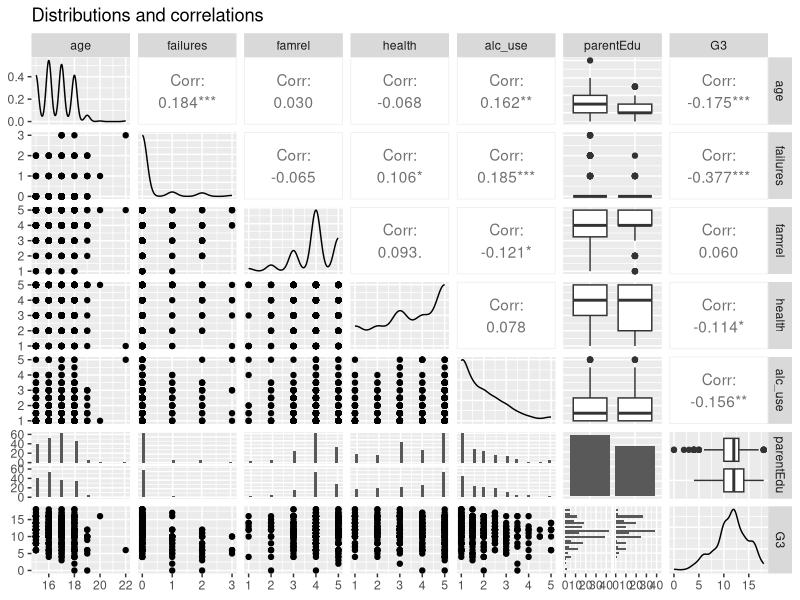
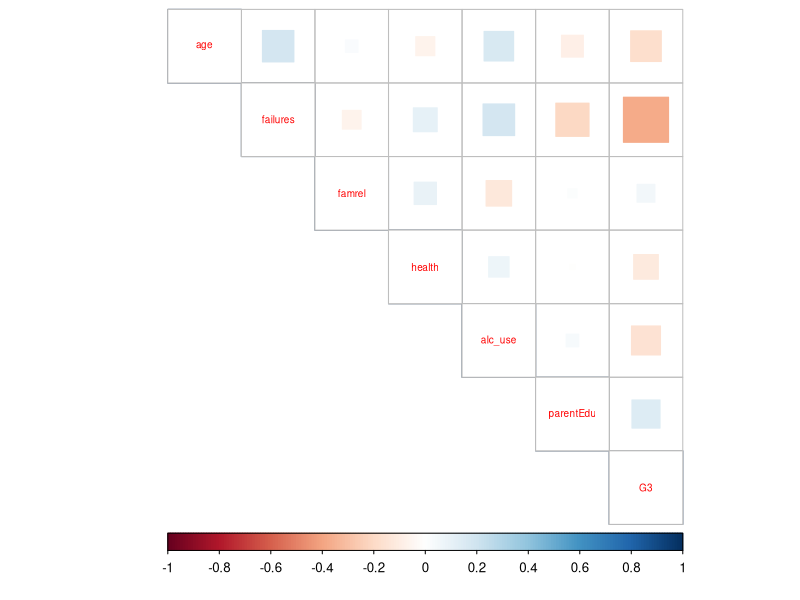
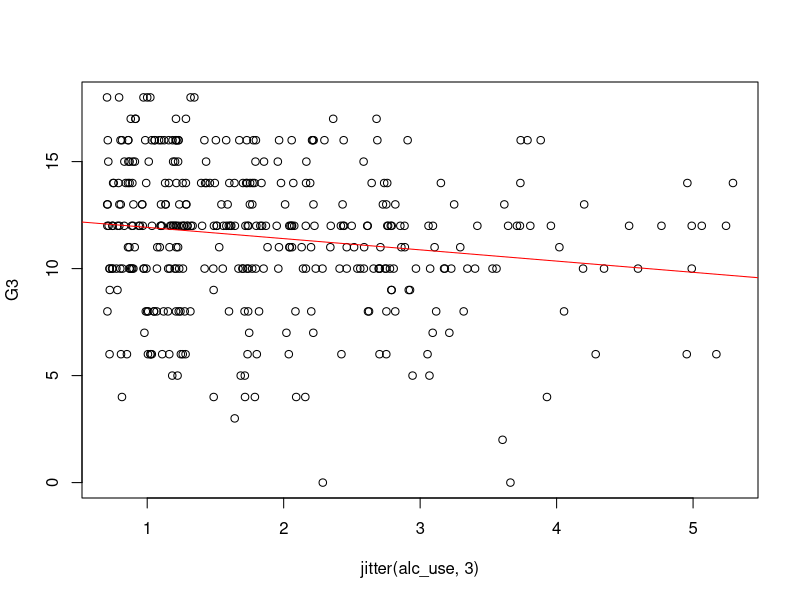
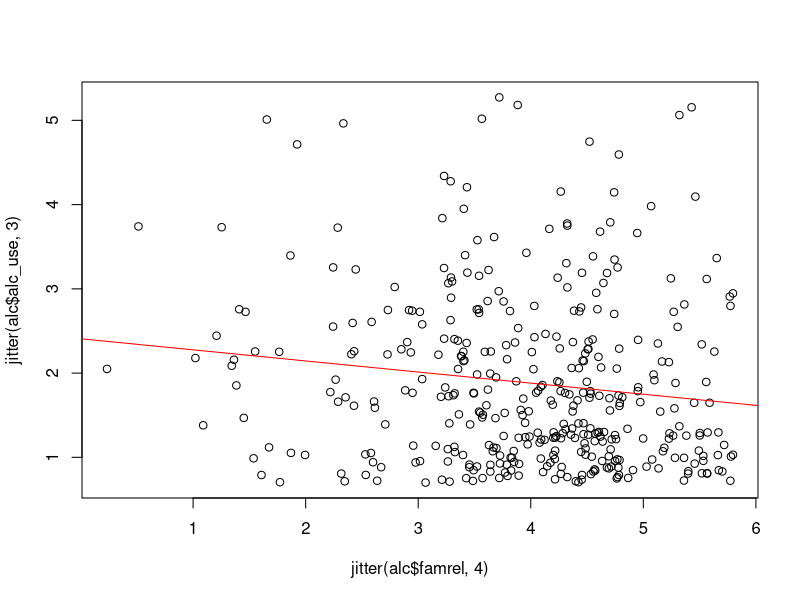

Write the R code that produced these figures, in order.
## ---- chunk 1
setwd("~/Desktop/IODS-final-master")
alc <- read.csv("alc.csv")
alc <- alc[,2:38]
library(ggplot2)
library(GGally)
library(dplyr)
library(tidyr)
library(corrplot)
## ---- chunk 2
str(alc)
dim(alc)
## ---- chunk 3
interesting <- c("age", "failures", "famrel", "health", "alc_use", "parentEdu", "G3")
ggpairs((select(alc, one_of(interesting)))) + ggtitle("Distributions and correlations")
corrplot(cor(select(alc,one_of(interesting))), method="square", type="upper", cl.pos="b", tl.pos="d", tl.cex=0.6)
## ---- chunk 4
summary(lm(alc$G3 ~ alc$famrel + alc$alc_use))
## ---- chunk 5
plot(G3 ~ jitter(alc_use,3), data = alc)
abline(lm(G3 ~ alc_use, data = alc), col = "red")
## ---- chunk 6
summary(lm(alc_use ~ famrel,data = alc))
plot(jitter(alc$alc_use,3) ~ jitter(alc$famrel,4))
abline(lm(alc_use ~ famrel, data = alc), col = "red")
